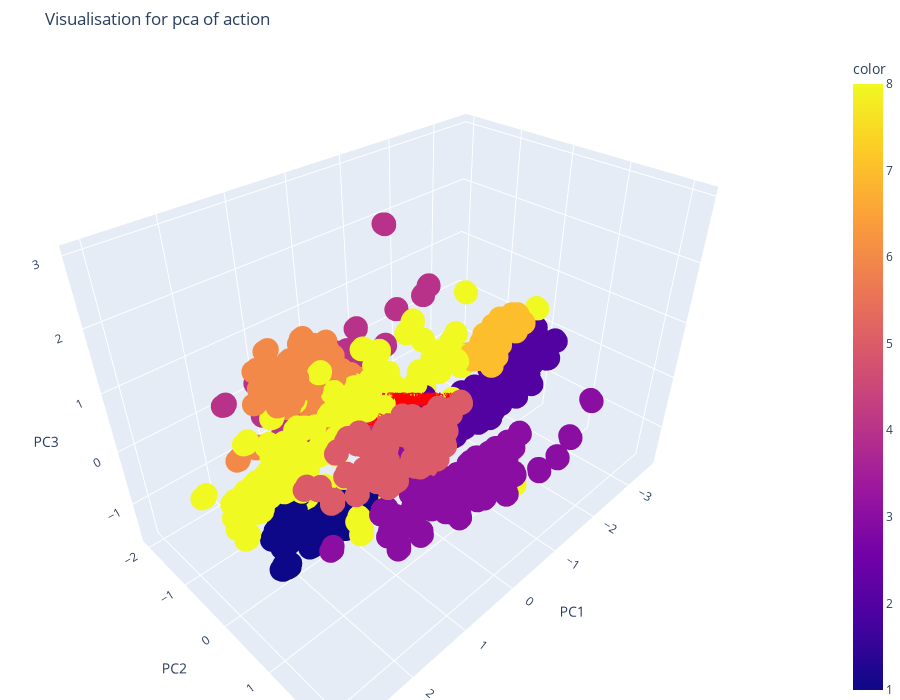

Notebook cell for this chart:
### Markdown cell above
### Visualisation du PCA sur les deux dataframes

### Code cell
visualize_pca(df_move_normalize_filter, 3, "action", *X_move.columns)

### Figure 1 — Plotly figure (JSON) as saved in the notebook; plotly's stock layout.template omitted (floating-point values rounded to 4 significant figures; data arrays with more than 128 entries replaced by an {"elided": "..."} marker saying what was removed)
{"data": [{"hovertemplate": "0=%{x}<br>1=%{y}<br>2=%{z}<br>color=%{marker.color}<extra></extra>", "legendgroup": "", "marker": {"color": {"elided": "3700 float values"}, "coloraxis": "coloraxis", "symbol": "circle"}, "mode": "markers", "name": "", "scene": "scene", "showlegend": false, "x": {"elided": "3700 float values"}, "y": {"elided": "3700 float values"}, "z": {"elided": "3700 float values"}, "type": "scatter3d"}, {"hoverinfo": "name", "line": {"color": "red", "width": 4}, "mode": "lines", "name": "Loading: NOSE_X", "showlegend": false, "x": [0, 0.0123], "y": [0, 0.01145], "z": [0, 0.01976], "type": "scatter3d"}, {"hoverinfo": "text", "mode": "text", "showlegend": false, "text": ["NOSE_X"], "textfont": {"color": "red", "size": 12}, "textposition": "top center", "x": [0.0123], "y": [0.01145], "z": [0.01976], "type": "scatter3d"}, {"hoverinfo": "name", "line": {"color": "red", "width": 4}, "mode": "lines", "name": "Loading: NOSE_Y", "showlegend": false, "x": [0, -0.02174], "y": [0, -0.01411], "z": [0, 0.009136], "type": "scatter3d"}, {"hoverinfo": "text", "mode": "text", "showlegend": false, "text": ["NOSE_Y"], "textfont": {"color": "red", "size": 12}, "textposition": "top center", "x": [-0.02174], "y": [-0.01411], "z": [0.009136], "type": "scatter3d"}, {"hoverinfo": "name", "line": {"color": "red", "width": 4}, "mode": "lines", "name": "Loading: LEFT_EAR_X", "showlegend": false, "x": [0, 0.007055], "y": [0, -0.009637], "z": [0, 0.008135], "type": "scatter3d"}, {"hoverinfo": "text", "mode": "text", "showlegend": false, "text": ["LEFT_EAR_X"], "textfont": {"color": "red", "size": 12}, "textposition": "top center", "x": [0.007055], "y": [-0.009637], "z": [0.008135], "type": "scatter3d"}, {"hoverinfo": "name", "line": {"color": "red", "width": 4}, "mode": "lines", "name": "Loading: LEFT_EAR_Y", "showlegend": false, "x": [0, -0.02673], "y": [0, -0.01516], "z": [0, 0.005166], "type": "scatter3d"}, {"hoverinfo": "text", "mode": "text", "showlegend": false, "text": ["LEFT_EAR_Y"], "textfont": {"color": "red", "size": 12}, "textposition": "top center", "x": [-0.02673], "y": [-0.01516], "z": [0.005166], "type": "scatter3d"}, {"hoverinfo": "name", "line": {"color": "red", "width": 4}, "mode": "lines", "name": "Loading: RIGHT_EAR_X", "showlegend": false, "x": [0, 0.01421], "y": [0, -0.006292], "z": [0, 0.02823], "type": "scatter3d"}, {"hoverinfo": "text", "mode": "text", "showlegend": false, "text": ["RIGHT_EAR_X"], "textfont": {"color": "red", "size": 12}, "textposition": "top center", "x": [0.01421], "y": [-0.006292], "z": [0.02823], "type": "scatter3d"}, {"hoverinfo": "name", "line": {"color": "red", "width": 4}, "mode": "lines", "name": "Loading: RIGHT_EAR_Y", "showlegend": false, "x": [0, -0.02828], "y": [0, -0.01738], "z": [0, 0.004734], "type": "scatter3d"}, {"hoverinfo": "text", "mode": "text", "showlegend": false, "text": ["RIGHT_EAR_Y"], "textfont": {"color": "red", "size": 12}, "textposition": "top center", "x": [-0.02828], "y": [-0.01738], "z": [0.004734], "type": "scatter3d"}, {"hoverinfo": "name", "line": {"color": "red", "width": 4}, "mode": "lines", "name": "Loading: LEFT_SHOULDER_X", "showlegend": false, "x": [0, -0.0007407], "y": [0, -0.01973], "z": [0, -0.01831], "type": "scatter3d"}, {"hoverinfo": "text", "mode": "text", "showlegend": false, "text": ["LEFT_SHOULDER_X"], "textfont": {"color": "red", "size": 12}, "textposition": "top center", "x": [-0.0007407], "y": [-0.01973], "z": [-0.01831], "type": "scatter3d"}, {"hoverinfo": "name", "line": {"color": "red", "width": 4}, "mode": "lines", "name": "Loading: LEFT_SHOULDER_Y", "showlegend": false, "x": [0, 0.0003231], "y": [0, -0.0007679], "z": [0, -0.0008143], "type": "scatter3d"}, {"hoverinfo": "text", "mode": "text", "showlegend": false, "text": ["LEFT_SHOULDER_Y"], "textfont": {"color": "red", "size": 12}, "textposition": "top center", "x": [0.0003231], "y": [-0.0007679], "z": [-0.0008143], "type": "scatter3d"}, {"hoverinfo": "name", "line": {"color": "red", "width": 4}, "mode": "lines", "name": "Loading: RIGHT_SHOULDER_X", "showlegend": false, "x": [0, 0.01651], "y": [0, -0.02155], "z": [0, 0.04879], "type": "scatter3d"}, {"hoverinfo": "text", "mode": "text", "showlegend": false, "text": ["RIGHT_SHOULDER_X"], "textfont": {"color": "red", "size": 12}, "textposition": "top center", "x": [0.01651], "y": [-0.02155], "z": [0.04879], "type": "scatter3d"}, {"hoverinfo": "name", "line": {"color": "red", "width": 4}, "mode": "lines", "name": "Loading: RIGHT_SHOULDER_Y", "showlegend": false, "x": [0, -0.003893], "y": [0, -0.01831], "z": [0, -0.0009198], "type": "scatter3d"}, {"hoverinfo": "text", "mode": "text", "showlegend": false, "text": ["RIGHT_SHOULDER_Y"], "textfont": {"color": "red", "size": 12}, "textposition": "top center", "x": [-0.003893], "y": [-0.01831], "z": [-0.0009198], "type": "scatter3d"}, {"hoverinfo": "name", "line": {"color": "red", "width": 4}, "mode": "lines", "name": "Loading: LEFT_HIP_X", "showlegend": false, "x": [0, 9.062e-31], "y": [0, -1.103e-26], "z": [0, 5.138e-25], "type": "scatter3d"}, {"hoverinfo": "text", "mode": "text", "showlegend": false, "text": ["LEFT_HIP_X"], "textfont": {"color": "red", "size": 12}, "textposition": "top center", "x": [9.062e-31], "y": [-1.103e-26], "z": [5.138e-25], "type": "scatter3d"}, {"hoverinfo": "name", "line": {"color": "red", "width": 4}, "mode": "lines", "name": "Loading: LEFT_HIP_Y", "showlegend": false, "x": [0, -0.0], "y": [0, 0.0], "z": [0, 0.0], "type": "scatter3d"}, {"hoverinfo": "text", "mode": "text", "showlegend": false, "text": ["LEFT_HIP_Y"], "textfont": {"color": "red", "size": 12}, "textposition": "top center", "x": [-0.0], "y": [0.0], "z": [0.0], "type": "scatter3d"}, {"hoverinfo": "name", "line": {"color": "red", "width": 4}, "mode": "lines", "name": "Loading: RIGHT_HIP_X", "showlegend": false, "x": [0, 0.01262], "y": [0, 0.002069], "z": [0, 0.03267], "type": "scatter3d"}, {"hoverinfo": "text", "mode": "text", "showlegend": false, "text": ["RIGHT_HIP_X"], "textfont": {"color": "red", "size": 12}, "textposition": "top center", "x": [0.01262], "y": [0.002069], "z": [0.03267], "type": "scatter3d"}, {"hoverinfo": "name", "line": {"color": "red", "width": 4}, "mode": "lines", "name": "Loading: RIGHT_HIP_Y", "showlegend": false, "x": [0, -4.893e-05], "y": [0, 0.0009728], "z": [0, 0.0007218], "type": "scatter3d"}, {"hoverinfo": "text", "mode": "text", "showlegend": false, "text": ["RIGHT_HIP_Y"], "textfont": {"color": "red", "size": 12}, "textposition": "top center", "x": [-4.893e-05], "y": [0.0009728], "z": [0.0007218], "type": "scatter3d"}, {"hoverinfo": "name", "line": {"color": "red", "width": 4}, "mode": "lines", "name": "Loading: LEFT_ELBOW_X", "showlegend": false, "x": [0, -0.06025], "y": [0, 0.04831], "z": [0, -0.1027], "type": "scatter3d"}, {"hoverinfo": "text", "mode": "text", "showlegend": false, "text": ["LEFT_ELBOW_X"], "textfont": {"color": "red", "size": 12}, "textposition": "top center", "x": [-0.06025], "y": [0.04831], "z": [-0.1027], "type": "scatter3d"}, {"hoverinfo": "name", "line": {"color": "red", "width": 4}, "mode": "lines", "name": "Loading: LEFT_ELBOW_Y", "showlegend": false, "x": [0, 0.2324], "y": [0, -0.02148], "z": [0, 0.03146], "type": "scatter3d"}, {"hoverinfo": "text", "mode": "text", "showlegend": false, "text": ["LEFT_ELBOW_Y"], "textfont": {"color": "red", "size": 12}, "textposition": "top center", "x": [0.2324], "y": [-0.02148], "z": [0.03146], "type": "scatter3d"}, {"hoverinfo": "name", "line": {"color": "red", "width": 4}, "mode": "lines", "name": "Loading: RIGHT_ELBOW_X", "showlegend": false, "x": [0, 0.08215], "y": [0, 0.0434], "z": [0, 0.1237], "type": "scatter3d"}, {"hoverinfo": "text", "mode": "text", "showlegend": false, "text": ["RIGHT_ELBOW_X"], "textfont": {"color": "red", "size": 12}, "textposition": "top center", "x": [0.08215], "y": [0.0434], "z": [0.1237], "type": "scatter3d"}, {"hoverinfo": "name", "line": {"color": "red", "width": 4}, "mode": "lines", "name": "Loading: RIGHT_ELBOW_Y", "showlegend": false, "x": [0, 0.2438], "y": [0, 0.006321], "z": [0, 0.03562], "type": "scatter3d"}, {"hoverinfo": "text", "mode": "text", "showlegend": false, "text": ["RIGHT_ELBOW_Y"], "textfont": {"color": "red", "size": 12}, "textposition": "top center", "x": [0.2438], "y": [0.006321], "z": [0.03562], "type": "scatter3d"}, {"hoverinfo": "name", "line": {"color": "red", "width": 4}, "mode": "lines", "name": "Loading: LEFT_WRIST_X", "showlegend": false, "x": [0, 0.008516], "y": [0, 0.2595], "z": [0, -0.1925], "type": "scatter3d"}, {"hoverinfo": "text", "mode": "text", "showlegend": false, "text": ["LEFT_WRIST_X"], "textfont": {"color": "red", "size": 12}, "textposition": "top center", "x": [0.008516], "y": [0.2595], "z": [-0.1925], "type": "scatter3d"}, {"hoverinfo": "name", "line": {"color": "red", "width": 4}, "mode": "lines", "name": "Loading: LEFT_WRIST_Y", "showlegend": false, "x": [0, 0.4633], "y": [0, -0.01728], "z": [0, -0.008648], "type": "scatter3d"}, {"hoverinfo": "text", "mode": "text", "showlegend": false, "text": ["LEFT_WRIST_Y"], "textfont": {"color": "red", "size": 12}, "textposition": "top center", "x": [0.4633], "y": [-0.01728], "z": [-0.008648], "type": "scatter3d"}, {"hoverinfo": "name", "line": {"color": "red", "width": 4}, "mode": "lines", "name": "Loading: RIGHT_WRIST_X", "showlegend": false, "x": [0, 0.03288], "y": [0, 0.2481], "z": [0, 0.2034], "type": "scatter3d"}, {"hoverinfo": "text", "mode": "text", "showlegend": false, "text": ["RIGHT_WRIST_X"], "textfont": {"color": "red", "size": 12}, "textposition": "top center", "x": [0.03288], "y": [0.2481], "z": [0.2034], "type": "scatter3d"}, {"hoverinfo": "name", "line": {"color": "red", "width": 4}, "mode": "lines", "name": "Loading: RIGHT_WRIST_Y", "showlegend": false, "x": [0, 0.48], "y": [0, -0.02263], "z": [0, 0.009669], "type": "scatter3d"}, {"hoverinfo": "text", "mode": "text", "showlegend": false, "text": ["RIGHT_WRIST_Y"], "textfont": {"color": "red", "size": 12}, "textposition": "top center", "x": [0.48], "y": [-0.02263], "z": [0.009669], "type": "scatter3d"}, {"hoverinfo": "name", "line": {"color": "red", "width": 4}, "mode": "lines", "name": "Loading: LEFT_PINKY_X", "showlegend": false, "x": [0, 0.03386], "y": [0, 0.3202], "z": [0, -0.2194], "type": "scatter3d"}, {"hoverinfo": "text", "mode": "text", "showlegend": false, "text": ["LEFT_PINKY_X"], "textfont": {"color": "red", "size": 12}, "textposition": "top center", "x": [0.03386], "y": [0.3202], "z": [-0.2194], "type": "scatter3d"}, {"hoverinfo": "name", "line": {"color": "red", "width": 4}, "mode": "lines", "name": "Loading: LEFT_PINKY_Y", "showlegend": false, "x": [0, 0.5323], "y": [0, -0.02327], "z": [0, -0.02135], "type": "scatter3d"}, {"hoverinfo": "text", "mode": "text", "showlegend": false, "text": ["LEFT_PINKY_Y"], "textfont": {"color": "red", "size": 12}, "textposition": "top center", "x": [0.5323], "y": [-0.02327], "z": [-0.02135], "type": "scatter3d"}, {"hoverinfo": "name", "line": {"color": "red", "width": 4}, "mode": "lines", "name": "Loading: RIGHT_PINKY_X", "showlegend": false, "x": [0, 0.01462], "y": [0, 0.3096], "z": [0, 0.2272], "type": "scatter3d"}, {"hoverinfo": "text", "mode": "text", "showlegend": false, "text": ["RIGHT_PINKY_X"], "textfont": {"color": "red", "size": 12}, "textposition": "top center", "x": [0.01462], "y": [0.3096], "z": [0.2272], "type": "scatter3d"}, {"hoverinfo": "name", "line": {"color": "red", "width": 4}, "mode": "lines", "name": "Loading: RIGHT_PINKY_Y", "showlegend": false, "x": [0, 0.5507], "y": [0, -0.02321], "z": [0, 0.001537], "type": "scatter3d"}, {"hoverinfo": "text", "mode": "text", "showlegend": false, "text": ["RIGHT_PINKY_Y"], "textfont": {"color": "red", "size": 12}, "textposition": "top center", "x": [0.5507], "y": [-0.02321], "z": [0.001537], "type": "scatter3d"}, {"hoverinfo": "name", "line": {"color": "red", "width": 4}, "mode": "lines", "name": "Loading: LEFT_INDEX_X", "showlegend": false, "x": [0, 0.03379], "y": [0, 0.329], "z": [0, -0.2088], "type": "scatter3d"}, {"hoverinfo": "text", "mode": "text", "showlegend": false, "text": ["LEFT_INDEX_X"], "textfont": {"color": "red", "size": 12}, "textposition": "top center", "x": [0.03379], "y": [0.329], "z": [-0.2088], "type": "scatter3d"}, {"hoverinfo": "name", "line": {"color": "red", "width": 4}, "mode": "lines", "name": "Loading: LEFT_INDEX_Y", "showlegend": false, "x": [0, 0.5727], "y": [0, 0.01674], "z": [0, -0.01855], "type": "scatter3d"}, {"hoverinfo": "text", "mode": "text", "showlegend": false, "text": ["LEFT_INDEX_Y"], "textfont": {"color": "red", "size": 12}, "textposition": "top center", "x": [0.5727], "y": [0.01674], "z": [-0.01855], "type": "scatter3d"}, {"hoverinfo": "name", "line": {"color": "red", "width": 4}, "mode": "lines", "name": "Loading: RIGHT_INDEX_X", "showlegend": false, "x": [0, 0.017], "y": [0, 0.3159], "z": [0, 0.217], "type": "scatter3d"}, {"hoverinfo": "text", "mode": "text", "showlegend": false, "text": ["RIGHT_INDEX_X"], "textfont": {"color": "red", "size": 12}, "textposition": "top center", "x": [0.017], "y": [0.3159], "z": [0.217], "type": "scatter3d"}, {"hoverinfo": "name", "line": {"color": "red", "width": 4}, "mode": "lines", "name": "Loading: RIGHT_INDEX_Y", "showlegend": false, "x": [0, 0.5893], "y": [0, 0.007277], "z": [0, 0.006634], "type": "scatter3d"}, {"hoverinfo": "text", "mode": "text", "showlegend": false, "text": ["RIGHT_INDEX_Y"], "textfont": {"color": "red", "size": 12}, "textposition": "top center", "x": [0.5893], "y": [0.007277], "z": [0.006634], "type": "scatter3d"}, {"hoverinfo": "name", "line": {"color": "red", "width": 4}, "mode": "lines", "name": "Loading: LEFT_THUMB_X", "showlegend": false, "x": [0, 0.02663], "y": [0, 0.309], "z": [0, -0.198], "type": "scatter3d"}, {"hoverinfo": "text", "mode": "text", "showlegend": false, "text": ["LEFT_THUMB_X"], "textfont": {"color": "red", "size": 12}, "textposition": "top center", "x": [0.02663], "y": [0.309], "z": [-0.198], "type": "scatter3d"}, {"hoverinfo": "name", "line": {"color": "red", "width": 4}, "mode": "lines", "name": "Loading: LEFT_THUMB_Y", "showlegend": false, "x": [0, 0.4957], "y": [0, -0.01836], "z": [0, -0.02652], "type": "scatter3d"}, {"hoverinfo": "text", "mode": "text", "showlegend": false, "text": ["LEFT_THUMB_Y"], "textfont": {"color": "red", "size": 12}, "textposition": "top center", "x": [0.4957], "y": [-0.01836], "z": [-0.02652], "type": "scatter3d"}, {"hoverinfo": "name", "line": {"color": "red", "width": 4}, "mode": "lines", "name": "Loading: RIGHT_THUMB_X", "showlegend": false, "x": [0, 0.02348], "y": [0, 0.295], "z": [0, 0.2067], "type": "scatter3d"}, {"hoverinfo": "text", "mode": "text", "showlegend": false, "text": ["RIGHT_THUMB_X"], "textfont": {"color": "red", "size": 12}, "textposition": "top center", "x": [0.02348], "y": [0.295], "z": [0.2067], "type": "scatter3d"}, {"hoverinfo": "name", "line": {"color": "red", "width": 4}, "mode": "lines", "name": "Loading: RIGHT_THUMB_Y", "showlegend": false, "x": [0, 0.5112], "y": [0, -0.03181], "z": [0, -0.002401], "type": "scatter3d"}, {"hoverinfo": "text", "mode": "text", "showlegend": false, "text": ["RIGHT_THUMB_Y"], "textfont": {"color": "red", "size": 12}, "textposition": "top center", "x": [0.5112], "y": [-0.03181], "z": [-0.002401], "type": "scatter3d"}], "layout": {"scene": {"domain": {"x": [0.0, 1.0], "y": [0.0, 1.0]}, "xaxis": {"title": {"text": "PC1"}}, "yaxis": {"title": {"text": "PC2"}}, "zaxis": {"title": {"text": "PC3"}}, "camera": {"eye": {"x": 1.2, "y": 1.2, "z": 1.2}}}, "coloraxis": {"colorbar": {"title": {"text": "color"}}, "colorscale": [[0.0, "#0d0887"], [0.1111, "#46039f"], [0.2222, "#7201a8"], [0.3333, "#9c179e"], [0.4444, "#bd3786"], [0.5556, "#d8576b"], [0.6667, "#ed7953"], [0.7778, "#fb9f3a"], [0.8889, "#fdca26"], [1.0, "#f0f921"]]}, "legend": {"tracegroupgap": 0}, "title": {"text": "Visualisation for pca of action"}, "margin": {"l": 0, "r": 0, "b": 0, "t": 50}, "height": 700, "width": 900}}
